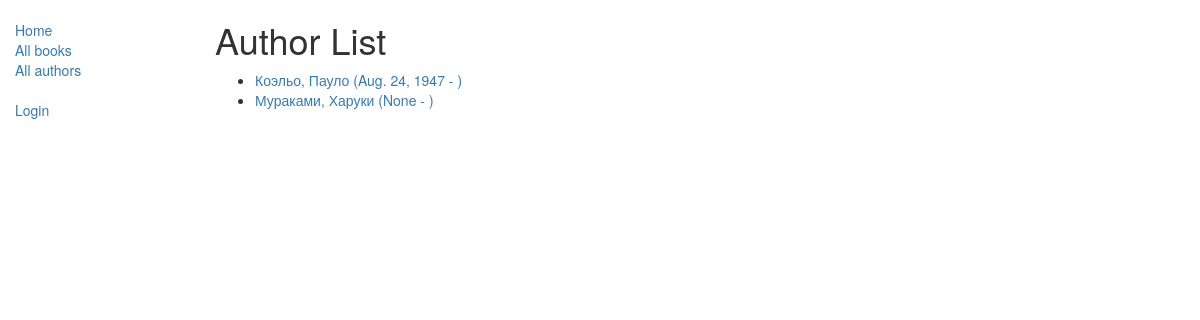
Page /catalog/authors/ on the earlier database version.
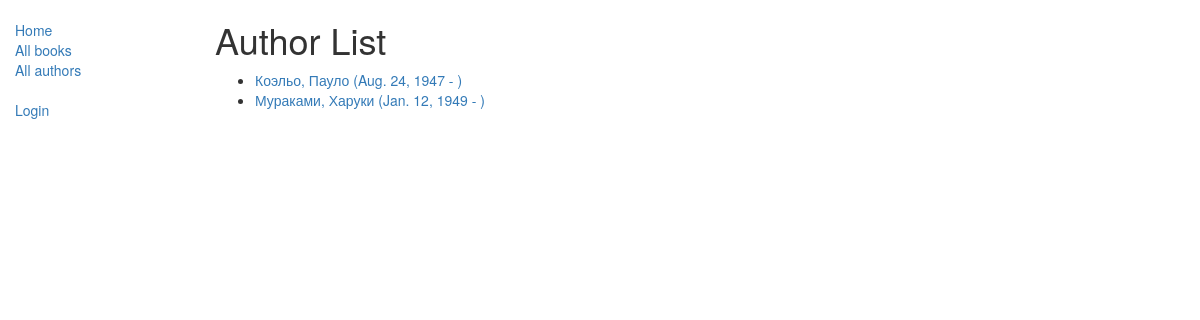
Same page on the later database version.
### catalog/models.py (models this page shows, shortened)
class Author(models.Model):
    first_name = models.CharField(max_length=100)
    last_name = models.CharField(max_length=100)
    date_of_birth = models.DateField(null=True, blank=True)
    date_of_death = models.DateField('Died', null=True, blank=True)
    def get_absolute_url(self):
        return reverse('author-detail', args=[str(self.id)])

### catalog/views.py (the view)
# urls.py: path('authors/', views.AuthorListView.as_view(), name='authors'),
class AuthorListView(generic.ListView):
    model = Author

### catalog/templates/catalog/author_list.html
{% extends "base_generic.html" %}
{% block content %}
    <h1>Author List</h1>
    {% if author_list %}
    <ul>
      {% for author in author_list %}
      <li>
        <a href="{{ author.get_absolute_url }}">{{ author.last_name }}, {{ author.first_name }} ({{ author.date_of_birth }} - {% if author.date_of_death %}{{ author.date_of_death }}{% endif %})</a>
      </li>
      {% endfor %}
    </ul>
    {% else %}
      <p>There are no authors in the library.</p>
    {% endif %}
{% endblock %}

Differences in the rows shown:
changed Author "Мураками": date_of_birth "None" → "Jan. 12, 1949"
